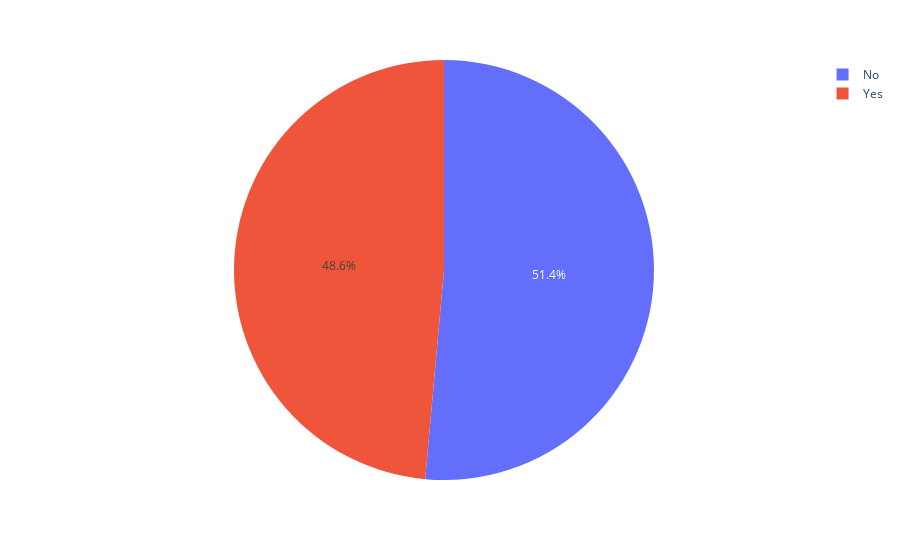

The notebook cell this image was saved under:
### Code cell
top_restaurants_onlineorder=popular_score_df['online_order'].head(70).value_counts()
px.pie(top_restaurants_onlineorder,names=top_restaurants_onlineorder.index,values=top_restaurants_onlineorder.values)

### Figure 1 — Plotly figure (JSON) as saved in the notebook; plotly's stock layout.template omitted (floating-point values rounded to 4 significant figures)
{"data": [{"domain": {"x": [0, 1], "y": [0, 1]}, "hovertemplate": "online_order=%{label}<br>value=%{value}<extra></extra>", "labels": ["No", "Yes"], "legendgroup": "", "name": "", "showlegend": true, "type": "pie", "values": [36, 34]}], "layout": {"autosize": true, "legend": {"tracegroupgap": 0}, "margin": {"t": 60}}}
